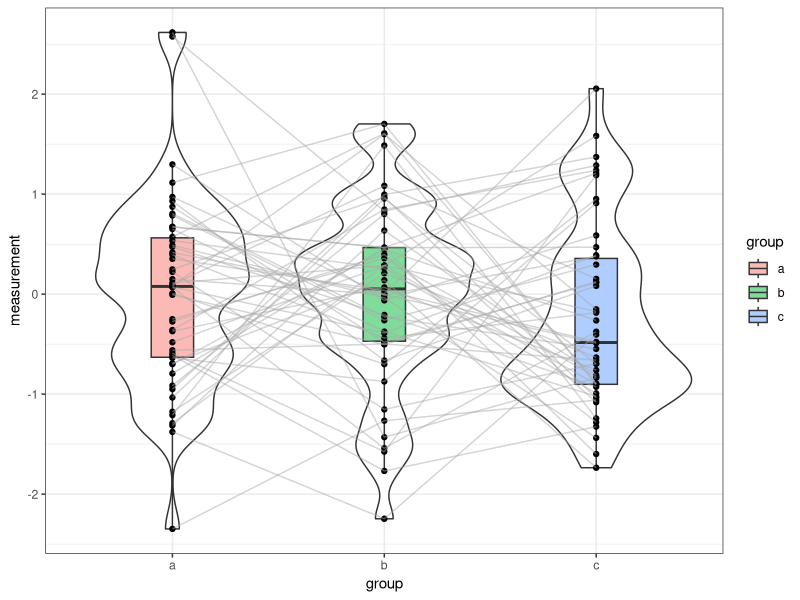

This chart was generated by the following R code:
# Clear workspace
# ------------------------------------------------------------------------------
rm(list=ls())

# Load libraries
# ------------------------------------------------------------------------------
library('tidyverse')

# Create data
# ------------------------------------------------------------------------------
set.seed(584433)
n = 50
d = tibble(ID = 1:n, a = rnorm(n), b = rnorm(n), c = rnorm(n)) %>%
  gather(key='group',value='measurement',-ID) %>% 
  mutate(group = factor(group),ID = factor(ID))

# Create plot
# ------------------------------------------------------------------------------
d %>% 
  ggplot(aes(x = group, y = measurement)) +
  geom_violin(adjust = 0.5) +
  geom_boxplot(aes(fill = group), width = 0.2, alpha = 0.5) +
  geom_point() +
  geom_line(aes(group = ID), colour = 'darkgrey', alpha = 0.5) +
  theme_bw()
